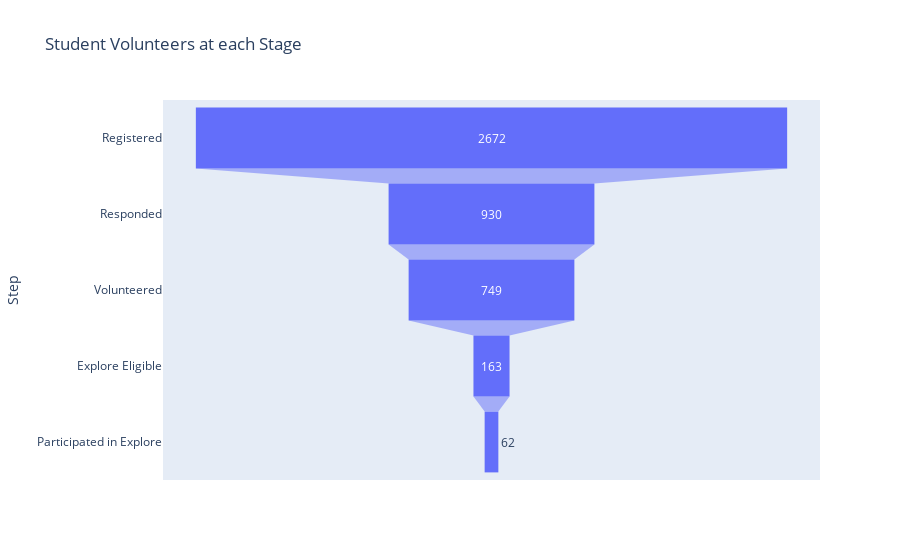

Notebook code for this chart:
### Code cell
px.funnel(funnel_df, y='Step', x='Count', title='Student Volunteers at each Stage')

### Figure 1 — Plotly figure (JSON) as saved in the notebook; plotly's stock layout.template omitted (floating-point values rounded to 4 significant figures)
{"data": [{"hovertemplate": "Count=%{x}<br>Step=%{y}<extra></extra>", "legendgroup": "", "marker": {"color": "#636efa"}, "name": "", "orientation": "h", "showlegend": false, "type": "funnel", "x": [2672, 930, 749, 163, 62], "xaxis": "x", "y": ["Registered", "Responded", "Volunteered", "Explore Eligible", "Participated in Explore"], "yaxis": "y"}], "layout": {"legend": {"tracegroupgap": 0}, "title": {"text": "Student Volunteers at each Stage"}, "xaxis": {"anchor": "y", "domain": [0, 1], "title": {"text": "Count"}}, "yaxis": {"anchor": "x", "domain": [0, 1], "title": {"text": "Step"}}}}
